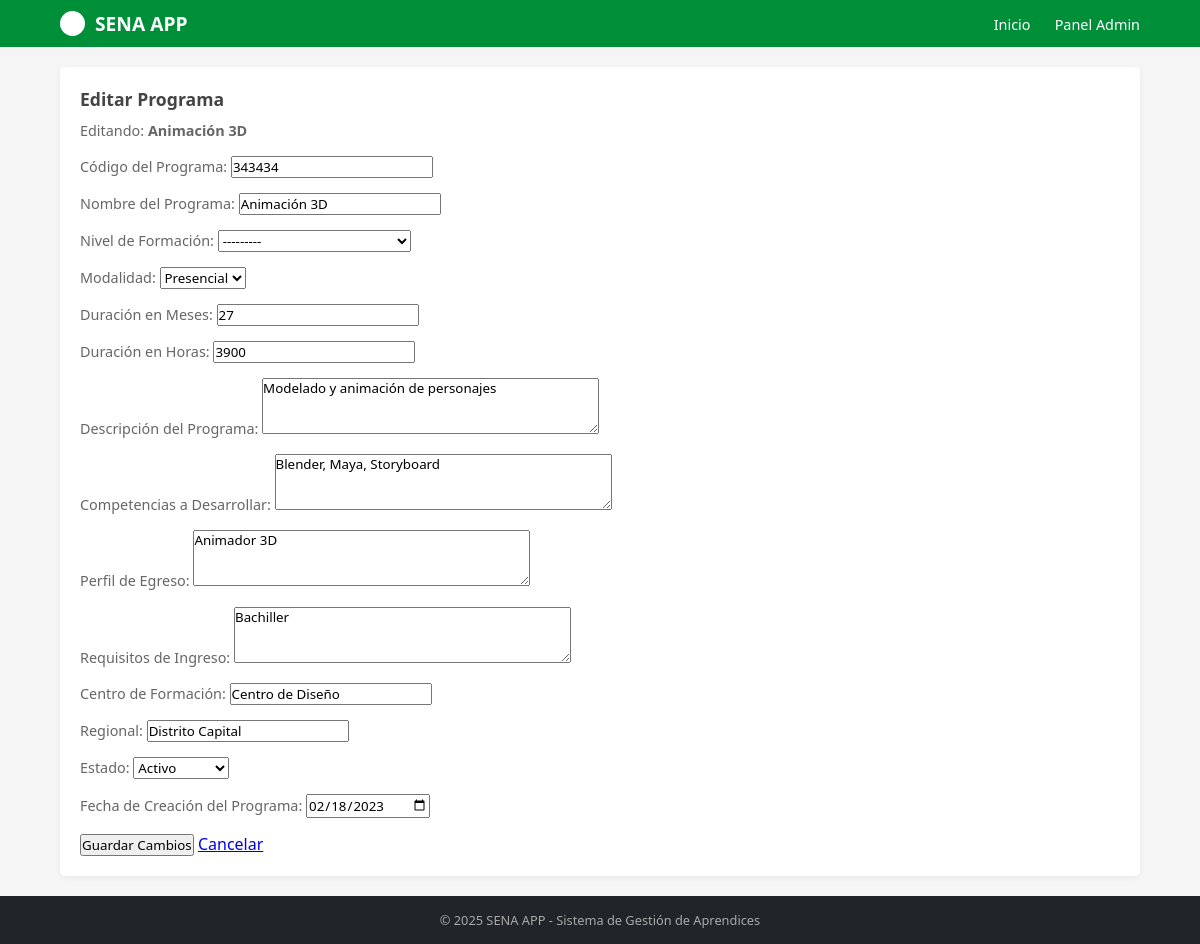
Screenshot of /programas/15/editar/ with the database file from the repository.
### programas/models.py (models this page shows, shortened)
class Programa(models.Model):
    NIVEL_FORMACION_CHOICES = [
        ('AUX', 'Auxiliar'),
        ('OPE', 'Operario'),
        ('TEC', 'Técnico'),
        ('TGL', 'Tecnólogo'),
        ('ESP', 'Especialización Tecnológica'),
        ('COM', 'Complementario'),
    ]
    MODALIDAD_CHOICES = [
        ('PRE', 'Presencial'),
        ('VIR', 'Virtual'),
        ('MIX', 'Mixta'),
    ]
    ESTADO_CHOICES = [
        ('ACT', 'Activo'),
        ('INA', 'Inactivo'),
        ('SUS', 'Suspendido'),
        ('CAN', 'Cancelado'),
    ]
    codigo = models.CharField(max_length=20, unique=True, verbose_name="Código del Programa")
    nombre = models.CharField(max_length=200, verbose_name="Nombre del Programa")
    nivel_formacion = models.CharField(max_length=3, choices=NIVEL_FORMACION_CHOICES, verbose_name="Nivel de Formación")
    modalidad = models.CharField(max_length=3, choices=MODALIDAD_CHOICES, default='PRE', verbose_name="Modalidad")
    duracion_meses = models.PositiveIntegerField(verbose_name="Duración en Meses")
    duracion_horas = models.PositiveIntegerField(verbose_name="Duración en Horas") # Nuevo campo
    descripcion = models.TextField(verbose_name="Descripción del Programa")
    competencias = models.TextField(verbose_name="Competencias a Desarrollar") # Nuevo campo
    perfil_egreso = models.TextField(verbose_name="Perfil de Egreso") # Nuevo campo
    requisitos_ingreso = models.TextField(verbose_name="Requisitos de Ingreso") # Nuevo campo
    centro_formacion = models.CharField(max_length=200, verbose_name="Centro de Formación") # Nuevo campo
    regional = models.CharField(max_length=100, verbose_name="Regional") # Nuevo campo
    estado = models.CharField(max_length=3, choices=ESTADO_CHOICES, default='ACT', verbose_name="Estado")
    fecha_creacion = models.DateField(verbose_name="Fecha de Creación del Programa")
    fecha_registro = models.DateTimeField(auto_now_add=True, verbose_name="Fecha de Registro")
    class Meta:
        verbose_name = "Programa de Formación"
        verbose_name_plural = "Programas de Formación"
        ordering = ['nombre']

### programas/views.py (the view, shortened to what this page needs)
# urls.py: path('programas/<int:programa_id>/editar/', views.ProgramaUpdateView.as_view(), name='editar_programa'),
class ProgramaUpdateView(generic.UpdateView):
    model = Programa
    form_class = ProgramaForm
    template_name = 'editar_programa.html'
    pk_url_kwarg = 'programa_id'

### programas/templates/editar_programa.html (shortened to what this page needs)
{% extends "master.html" %}
{% block content %}
<div class="container mt-4">
  <div class="row justify-content-center">
    <div class="col-md-8">
      <div class="card shadow">
        <div class="card-header bg-warning text-white">
          <h3 class="mb-0">Editar Programa</h3>
        </div>
        <div class="card-body">
          <p>Editando: <strong>{{ object.nombre }}</strong></p>
          <form method="post">
            {{ form.as_p }}
            <div class="mt-3">
              <button type="submit" class="btn btn-success">Guardar Cambios</button>
              <a href="{% url 'programas:detalle_programas' object.id %}" class="btn btn-secondary">Cancelar</a>
            </div>
          </form>
        </div>
      </div>
    </div>
  </div>
</div>
{% endblock %}

### aprendices/static/mystyles.css (style rules this page uses)
* { margin: 0; padding: 0; box-sizing: border-box; font-family: 'Segoe UI', Tahoma, Geneva, Verdana, sans-serif; }
body { background-color: #f5f5f5; display: flex; flex-direction: column; min-height: 100vh; }
.card { background-color: white; padding: 20px; border-radius: 5px; box-shadow: 0 2px 5px rgba(0,0,0,0.05); display: flex; flex-direction: column; justify-content: space-between; }
.card h3 { color: #444; margin-bottom: 10px; font-size: 1.1rem; }
.card p { color: #666; font-size: 0.9rem; margin-bottom: 15px; line-height: 1.4; }

### rows the page displays
Programa: nombre "Animación 3D", codigo "343434", nivel_formacion "---------", modalidad "Presencial", duracion_meses "27", duracion_horas "3900", descripcion "Modelado y animación de personajes", competencias "Blender, Maya, Storyboard", perfil_egreso "Animador 3D", requisitos_ingreso "Bachiller", centro_formacion "Centro de Diseño", regional "Distrito Capital", estado "Activo", fecha_creacion "02/18/2023"
